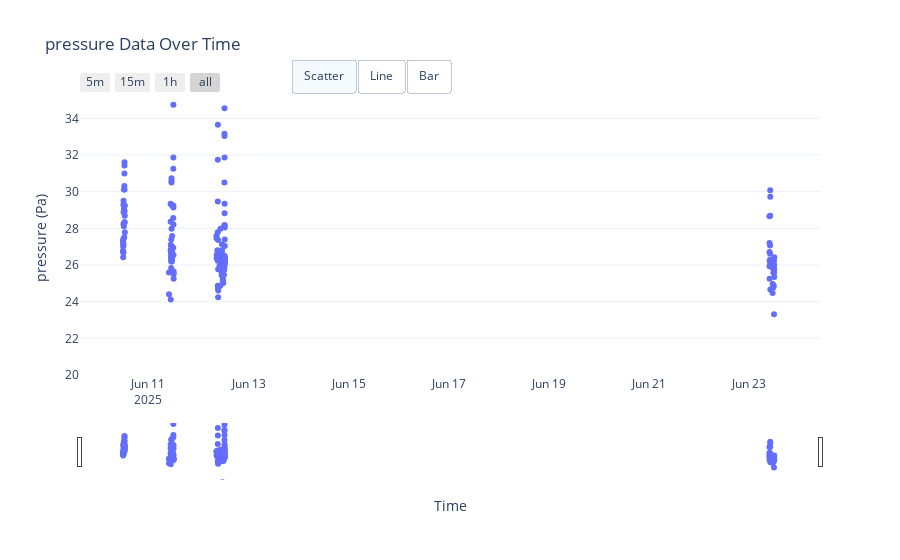

Here is the notebook cell this chart was saved with:
### Code cell
import plotly.graph_objects as go

# Initialize figure with scatter plot trace (default)
fig = go.Figure()

# Add Scatter trace (mode = 'markers')
fig.add_trace(go.Scatter(
    x=rawdatadf['binned_time'],
    y=rawdatadf['pressure'],
    mode='markers',
    name='Scatter'
))

# Add Line trace (mode = 'lines')
fig.add_trace(go.Scatter(
    x=rawdatadf['binned_time'],
    y=rawdatadf['pressure'],
    mode='lines',
    name='Line',
    visible=False
))

# Add Bar trace
fig.add_trace(go.Bar(
    x=rawdatadf['binned_time'],
    y=rawdatadf['pressure'],
    name='Bar',
    visible=False
))

# Set up the layout with rangeslider and range selectors
fig.update_layout(
    title='pressure Data Over Time',
    xaxis=dict(
        title='Time',
        rangeselector=dict(
            buttons=list([
                dict(count=5, label="5m", step="minute", stepmode="backward"),
                dict(count=15, label="15m", step="minute", stepmode="backward"),
                dict(count=1, label="1h", step="hour", stepmode="backward"),
                dict(step="all")
            ])
        ),
        rangeslider=dict(visible=True),
        type="date"
    ),
    yaxis=dict(
        title='pressure (Pa)',
        range=[20, 35],
        fixedrange=False
    ),
    template='plotly_white',
    
    # Add updatemenus for chart type toggle
    updatemenus=[
        dict(
            type="buttons",
            direction="right",
            x=0.5,
            y=1.15,
            showactive=True,
            buttons=list([
                dict(
                    label="Scatter",
                    method="update",
                    args=[{"visible": [True, False, False]},
                          {"title": "pressure Data Over Time (Scatter Plot)"}]
                ),
                dict(
                    label="Line",
                    method="update",
                    args=[{"visible": [False, True, False]},
                          {"title": "pressure Data Over Time (Line Plot)"}]
                ),
                dict(
                    label="Bar",
                    method="update",
                    args=[{"visible": [False, False, True]},
                          {"title": "pressure Data Over Time (Bar Plot)"}]
                )
            ])
        )
    ]
)

# Show the interactive plot
fig.show()

### Figure 1 — Plotly figure (JSON) as saved in the notebook; plotly's stock layout.template omitted (floating-point values rounded to 4 significant figures; data arrays with more than 128 entries replaced by an {"elided": "..."} marker saying what was removed)
{"data": [{"mode": "markers", "name": "Scatter", "type": "scatter", "x": {"elided": "334 str values"}, "y": {"elided": "334 float values"}}, {"mode": "lines", "name": "Line", "type": "scatter", "visible": false, "x": {"elided": "334 str values"}, "y": {"elided": "334 float values"}}, {"name": "Bar", "type": "bar", "visible": false, "x": {"elided": "334 str values"}, "y": {"elided": "334 float values"}}], "layout": {"title": {"text": "pressure Data Over Time"}, "updatemenus": [{"buttons": [{"args": [{"visible": [true, false, false]}, {"title": "pressure Data Over Time (Scatter Plot)"}], "label": "Scatter", "method": "update"}, {"args": [{"visible": [false, true, false]}, {"title": "pressure Data Over Time (Line Plot)"}], "label": "Line", "method": "update"}, {"args": [{"visible": [false, false, true]}, {"title": "pressure Data Over Time (Bar Plot)"}], "label": "Bar", "method": "update"}], "direction": "right", "showactive": true, "type": "buttons", "x": 0.5, "y": 1.15}], "xaxis": {"rangeselector": {"buttons": [{"count": 5, "label": "5m", "step": "minute", "stepmode": "backward"}, {"count": 15, "label": "15m", "step": "minute", "stepmode": "backward"}, {"count": 1, "label": "1h", "step": "hour", "stepmode": "backward"}, {"step": "all"}]}, "rangeslider": {"visible": true}, "title": {"text": "Time"}, "type": "date"}, "yaxis": {"fixedrange": false, "range": [20, 35], "title": {"text": "pressure (Pa)"}}}}
